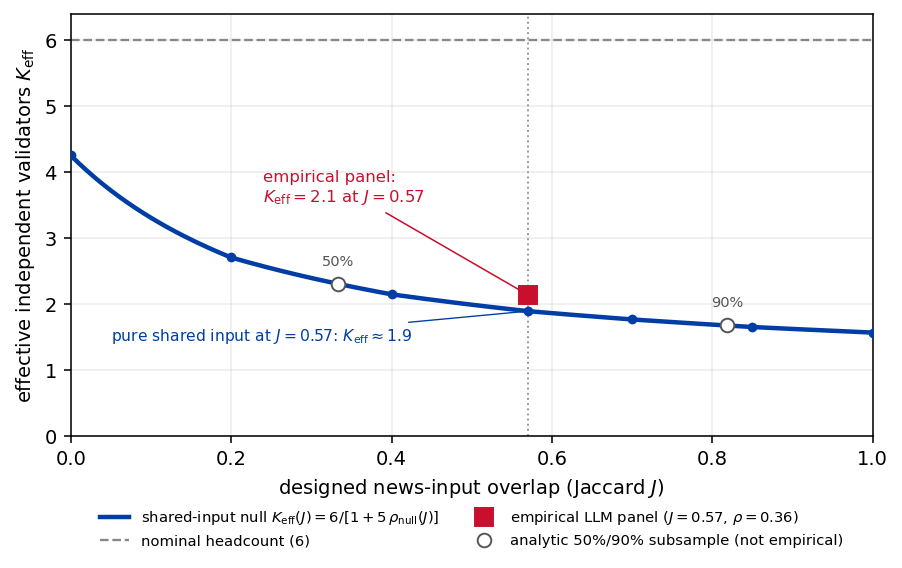

Python code for this plot:
#!/usr/bin/env python3
"""SYNCRISKoverlap - the headline as a curve, not a point (paper Figure, Section 5.7).

The matched-overlap no-model-channel benchmark measures how much residual agreement
shared input alone produces at each designed news overlap J (Table 12; both anchors
pinned: estimator floor 0.083 at J=0, same-channel pole 0.561 at J=1). This QuantLet
reads that published sweep, maps it to an effective diversity
K_eff(J) = 6 / [1 + 5 * rho_null(J)], and marks the empirical LLM panel
(J=0.57, rho=0.36, K_eff=2.1) on the curve: it sits just above the pure-shared-input
null at the same overlap (K_eff ~ 1.9), so at the realized overlap the
effective-diversity deficit is essentially what input overlap alone produces. Open
markers are analytic extrapolations to 50%/90% subsamples via J=f/(2-f) and the
induced news correlation 2J/(1+J)=f -- NOT empirical measurements.

The matched-overlap sweep is generated from the primary run by
revision/p1_repin_bothends.py (SEED=0, expanding-window C3x, two-way bootstrap); its
published values ship here as data/published/matched_overlap_sweep.csv. Deterministic;
no licensed data.
"""
import csv
from pathlib import Path
import numpy as np
import matplotlib
matplotlib.use("Agg")
import matplotlib.pyplot as plt
plt.rcParams.update({"savefig.transparent": True, "savefig.bbox": "tight",
                     "figure.facecolor": "none", "axes.facecolor": "none",
                     "legend.frameon": False})

MAIN_BLUE = "#003DA5"
IDA_RED = "#C8102E"
K = 6
keff = lambda rho: K / (1.0 + (K - 1) * rho)

H = Path(__file__).resolve().parent
PUB = H

# --- read the published matched-overlap sweep rho_null(J) ---
J, rho = [], []
for r in csv.DictReader(open(PUB / "matched_overlap_sweep.csv")):
    J.append(float(r["jaccard"])); rho.append(float(r["rho_null_c3x"]))
J = np.array(J); rho = np.array(rho)

RHO_EMP = 0.36          # empirical P3/C3x headline at the realized overlap
J_EMP = 0.57            # realized news Jaccard (P3, 70% subsample)

# --- write the K_eff(J) curve + empirical/extrapolated points ---
with open(H / "SYNCRISKoverlap.csv", "w", newline="") as f:
    w = csv.writer(f, lineterminator="\n"); w.writerow(["kind", "J", "rho", "K_eff"])
    for j, rn in zip(J, rho):
        w.writerow(["null_sweep", round(float(j), 2), rn, round(keff(rn), 3)])
    w.writerow(["empirical", J_EMP, RHO_EMP, round(keff(RHO_EMP), 3)])
    for fsub in [0.50, 0.90]:                       # analytic subsample extrapolation
        jf = fsub / (2 - fsub); rf = float(np.interp(jf, J, rho))
        w.writerow([f"analytic_{int(fsub*100)}pct", round(jf, 3), round(rf, 3), round(keff(rf), 2)])

# --- figure ---
Jg = np.linspace(0, 1, 200); rho_g = np.interp(Jg, J, rho)
fig, ax = plt.subplots(figsize=(6.6, 4.2))
ax.plot(Jg, keff(rho_g), color=MAIN_BLUE, lw=2.3, zorder=3,
        label=r"shared-input null $K_{\mathrm{eff}}(J)=6/[1+5\,\rho_{\mathrm{null}}(J)]$")
ax.plot(J, keff(rho), "o", color=MAIN_BLUE, ms=4, zorder=4)
ax.axhline(K, ls="--", color="#888888", lw=1.2, label="nominal headcount (6)")
ax.axvline(J_EMP, ls=":", color="#999999", lw=1.0, zorder=1)
ax.plot([J_EMP], [keff(RHO_EMP)], "s", color=IDA_RED, ms=9, zorder=5,
        label=r"empirical LLM panel ($J{=}0.57$, $\rho{=}0.36$)")
ax.annotate("empirical panel:\n" + r"$K_{\mathrm{eff}}=2.1$ at $J=0.57$",
            xy=(J_EMP, keff(RHO_EMP)), xytext=(0.24, 3.55), fontsize=8.5, color=IDA_RED,
            ha="left", arrowprops=dict(arrowstyle="-", color=IDA_RED, lw=0.8))
ax.annotate(r"pure shared input at $J=0.57$: $K_{\mathrm{eff}}\approx1.9$",
            xy=(J_EMP, keff(0.433)), xytext=(0.05, 1.45), fontsize=8.0, color=MAIN_BLUE,
            arrowprops=dict(arrowstyle="-", color=MAIN_BLUE, lw=0.7))
for fsub in [0.50, 0.90]:
    jf = fsub / (2 - fsub); rf = float(np.interp(jf, J, rho))
    ax.plot([jf], [keff(rf)], "o", mfc="white", mec="#555555", ms=7, zorder=4)
    ax.annotate(f"{int(fsub*100)}%", xy=(jf, keff(rf)), xytext=(jf - 0.02, keff(rf) + 0.28),
                fontsize=7.5, color="#555555")
ax.plot([], [], "o", mfc="white", mec="#555555", ms=7, label="analytic 50%/90% subsample (not empirical)")
ax.set_xlabel(r"designed news-input overlap (Jaccard $J$)")
ax.set_ylabel(r"effective independent validators $K_{\mathrm{eff}}$")
ax.set_xlim(0, 1); ax.set_ylim(0, 6.4); ax.set_yticks(range(0, 7)); ax.grid(alpha=0.25)
ax.legend(loc="upper center", bbox_to_anchor=(0.5, -0.14), ncol=2, fontsize=7.6, frameon=False)
fig.tight_layout()
fig.savefig(H / "SYNCRISKoverlap.png", dpi=140, bbox_inches="tight")
print("K_eff(rho=0.36)=%.3f ; null K_eff@J=0.57=%.3f ; wrote SYNCRISKoverlap.{csv,png}"
      % (keff(RHO_EMP), keff(0.433)))
